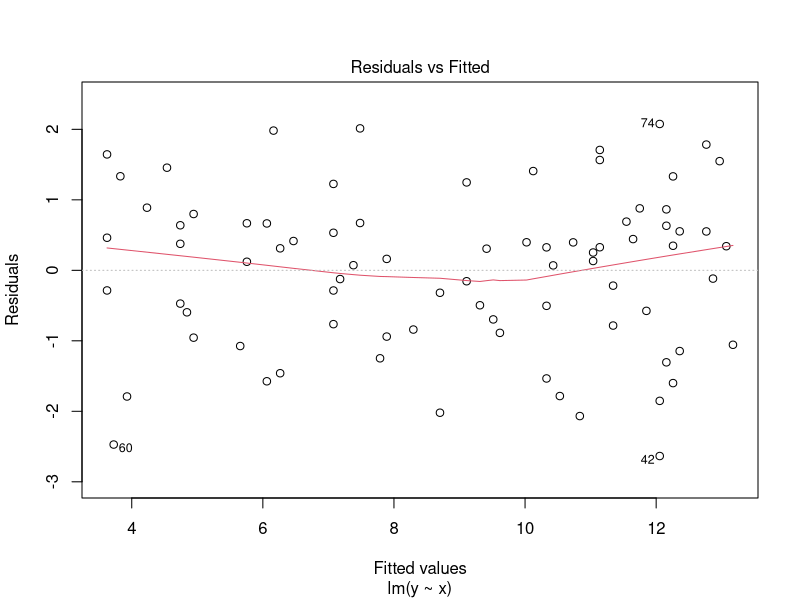
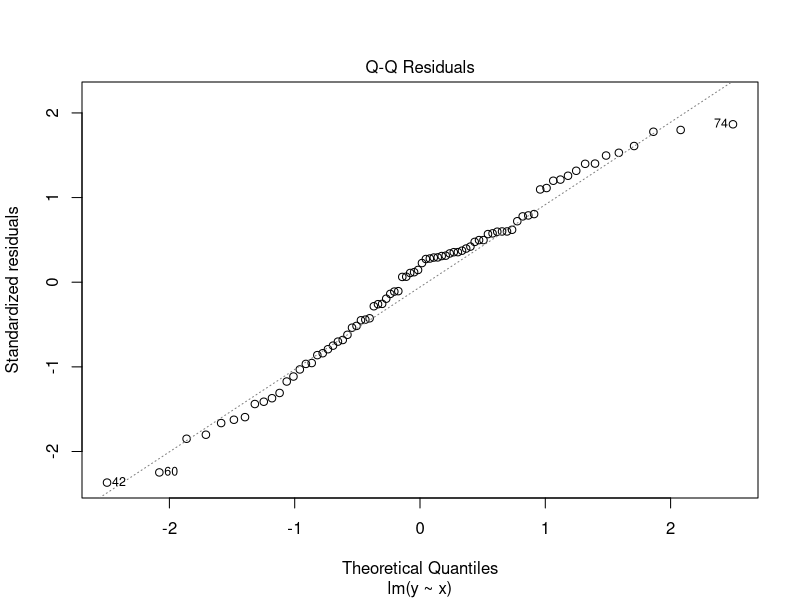
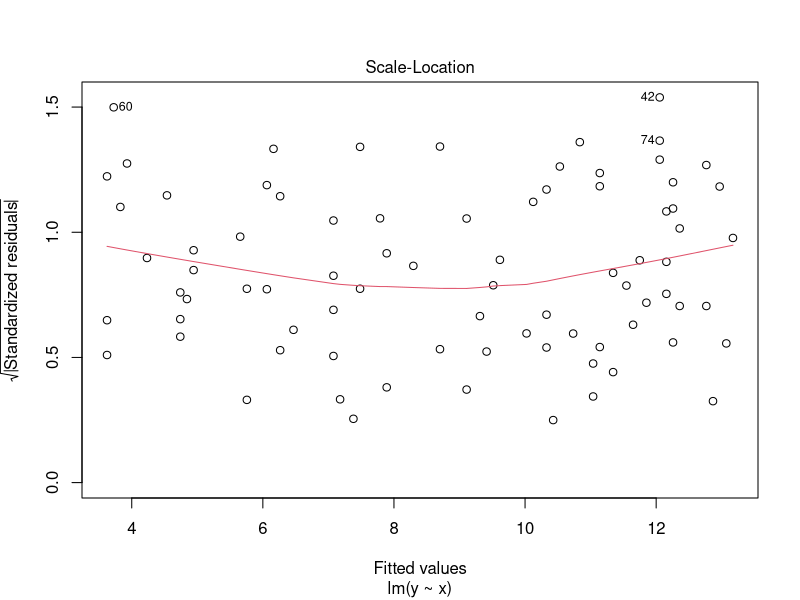
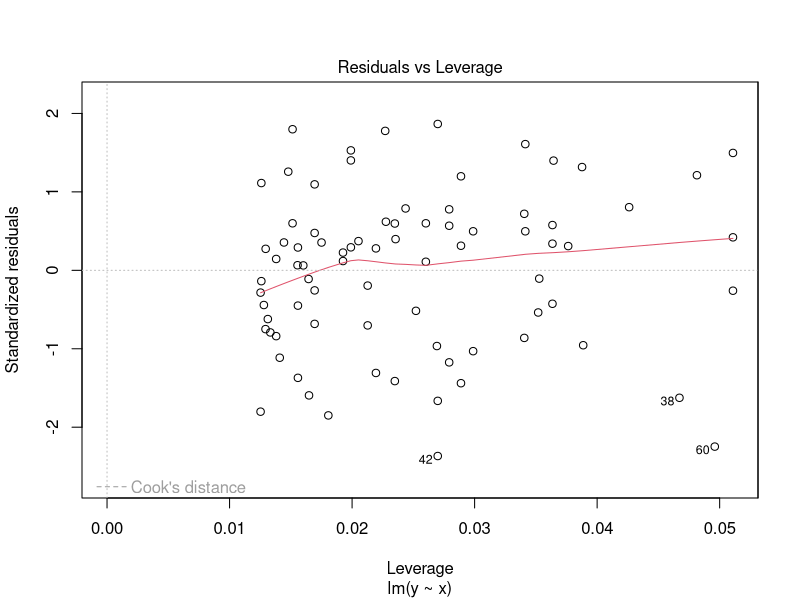
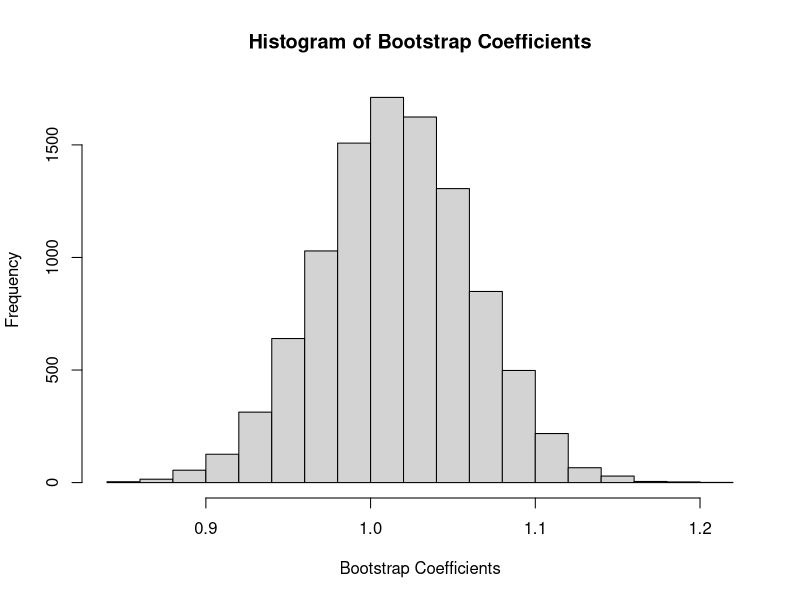
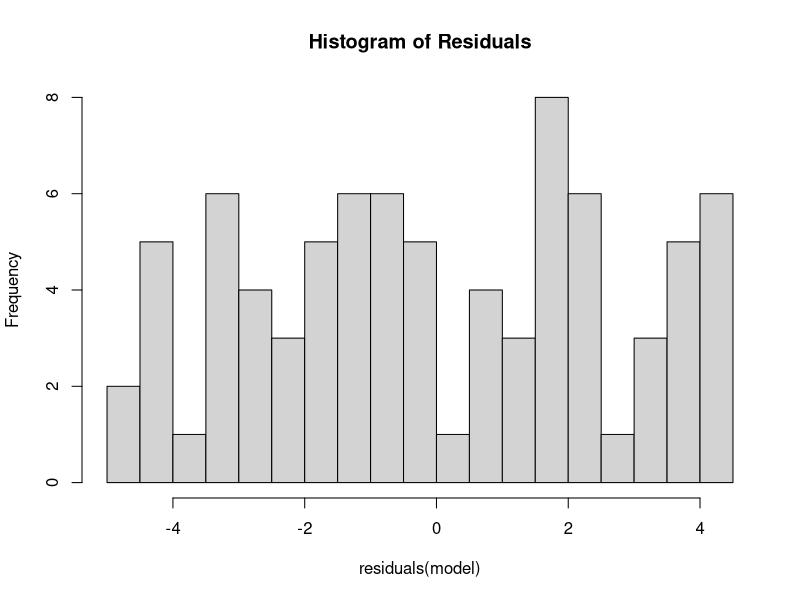
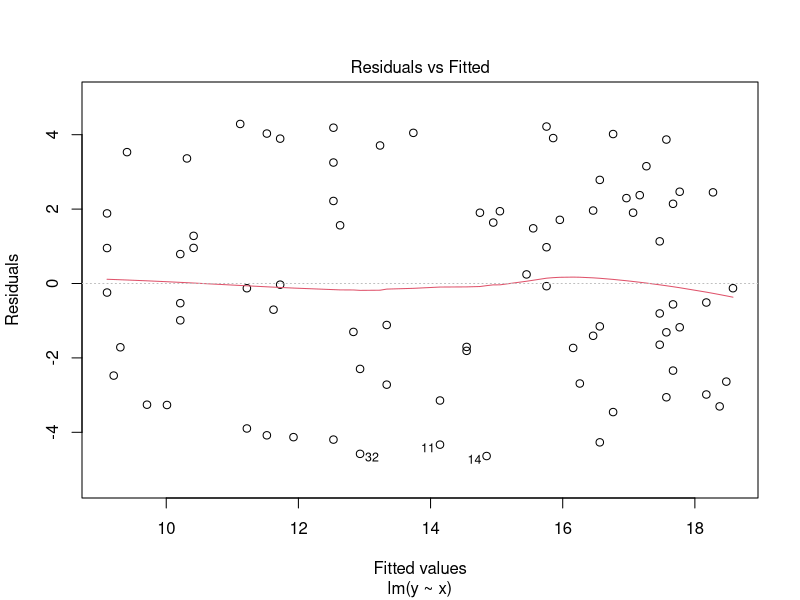
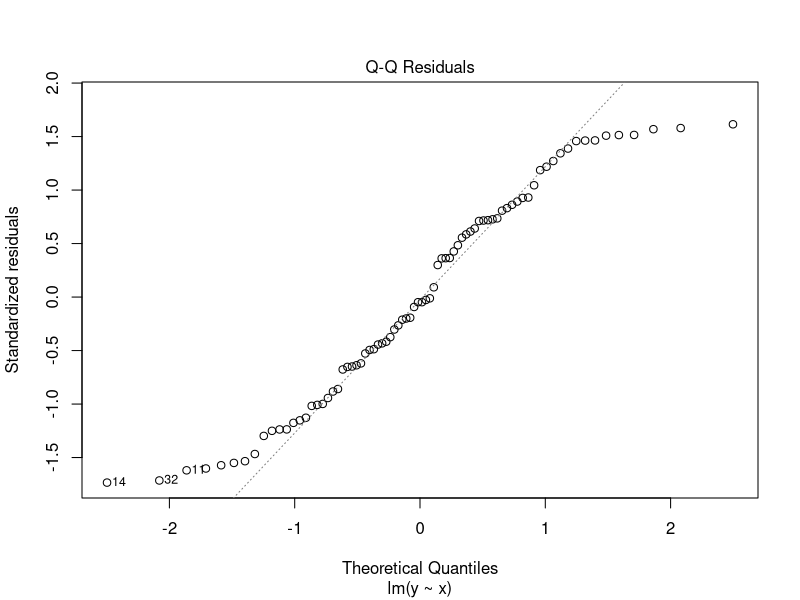

R code for these plots, in order:
## ---- chunk 1
knitr::opts_chunk$set(echo = TRUE)
library(boot)
library(ggplot2)
## ---- chunk 2
data <- read.csv("data.csv",sep = "", header = TRUE)
data$spol <- as.factor(data$spol)
data$tip <- as.factor(data$tip)
colnames(data)
#anyNA(data)
## ---- chunk 3
##FINAL FINAL
##1 primjer - gdje se bootstrap slaze s teorijskim rezultatima
set.seed(12345)
res = rnorm(n = 80, mean = 0, sd=1) #greske su normalne, homoskedasticne
y = data$LEUK + res
df = data.frame(x = data$LEUK,y = y)

#ovdje fitamo teorijski model i vidimo da je on dobar
model <- lm(y ~ x, df)
summary(model)
#hist(residuals(model), breaks = 20, main = "Histogram of Residuals")
#par(mfrow = c(2, 2)) 
plot(model)
se_theoretical <- summary(model)$coefficients["x", "Std. Error"]

# Bootstrap procjena standardne pogreške
n <- nrow(df)
B <- 10000
coef_x <- numeric(B)

for (i in 1:B) {
  idx <- sample(1:n, size = n, replace = TRUE)
  boot_model <- lm(y ~ x, data = df[idx, ])
  coef_x[i] <- coef(boot_model)["x"]
}
hist(coef_x, 
     main = "Histogram of Bootstrap Coefficients", 
     xlab = "Bootstrap Coefficients")
se_bootstrap <- sd(coef_x)

cat("Teorijska SE:", round(se_theoretical, 7), "\n")
cat("Bootstrap SE:", round(se_bootstrap, 7), "\n")

## ---- chunk 4
##FINAL FINAL
##2 primjer - gdje se bootstrap daje bolje rezultate od teorije - nenormalnost
set.seed(12345)
res = runif(n = 80, 1,10)  #TBD
y = data$LEUK + res
df = data.frame(x = data$LEUK,y = y)

# Linearna regresija
model <- lm(y ~ x, data = df)
summary(model)
hist(residuals(model), breaks = 20, main = "Histogram of Residuals")
#par(mfrow = c(2, 2)) 
plot(model)
se_theoretical <- summary(model)$coefficients["x", "Std. Error"]

# Bootstrap procjena standardne pogreške
n <- nrow(df)
B <- 10000
coef_x <- numeric(B)

for (i in 1:B) {
  idx <- sample(1:n, size = n, replace = TRUE)
  boot_model <- lm(y ~ x, data = df[idx, ])
  coef_x[i] <- coef(boot_model)["x"]
}
hist(coef_x, 
     main = "Histogram of Bootstrap Coefficients", 
     xlab = "Bootstrap Coefficients")
se_bootstrap <- sd(coef_x)

cat("Teorijska SE:", round(se_theoretical, 7), "\n")
cat("Bootstrap SE:", round(se_bootstrap, 7), "\n")

## ---- chunk 5
##3 primjer - gdje se bootstrap daje bolje rezultate od teorije  - heteroskedasticnost
set.seed(12345)
sigma <- 0.5 + 3 * data$LEUK
res <- rnorm(n, mean = 0, sd = sigma)
y = data$LEUK + res
df = data.frame(x = data$LEUK,y = y)

# Linearna regresija
model <- lm(y ~ x, data = df)
summary(model)
hist(residuals(model), breaks = 20, main = "Histogram of Residuals")
#par(mfrow = c(2, 2)) 
plot(model)
se_theoretical <- summary(model)$coefficients["x", "Std. Error"]

# Bootstrap procjena standardne pogreške
n <- nrow(df)
B <- 100 #za prezu - isprobaj vise B-ova
coef_x <- numeric(B)

for (i in 1:B) {
  idx <- sample(1:n, size = n, replace = TRUE)
  boot_model <- lm(y ~ x, data = df[idx, ])
  coef_x[i] <- coef(boot_model)["x"]
}
hist(coef_x, 
     main = "Histogram of Bootstrap Coefficients", 
     xlab = "Bootstrap Coefficients")
se_bootstrap <- sd(coef_x)

cat("Teorijska SE:", round(se_theoretical, 7), "\n")
cat("Bootstrap SE:", round(se_bootstrap, 7), "\n")

